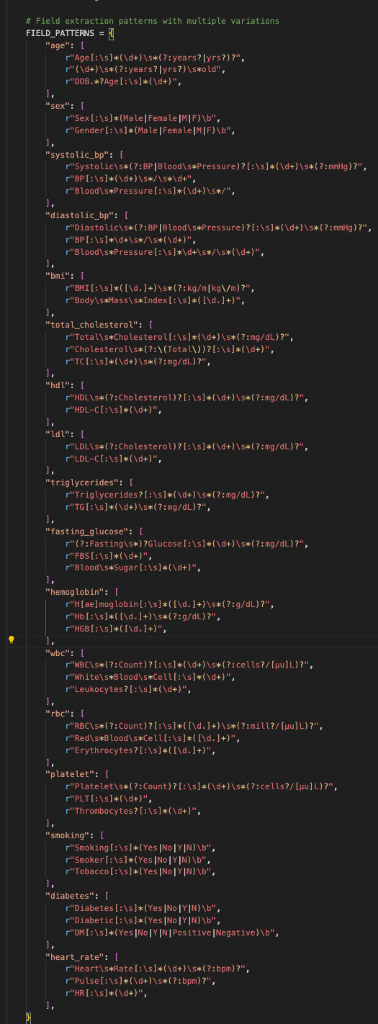
#> input picture Milestone_2/reports/code_field_patterns.png, 378 x 1024 px, found by its file name
$ python split_image_tool_41.py
#> lines starting #> are read from the running program, lines starting #| are printed output that depends on the picture
from PIL import Image
from pathlib import Path

base_dir = Path('/Users/prajanv/CardioDetect/Milestone_2/reports')
input_path = base_dir / 'code_field_patterns.png'
output1 = base_dir / 'code_field_patterns_left.png'
output2 = base_dir / 'code_field_patterns_right.png'

if input_path.exists():
    img = Image.open(input_path)
#> img is the input picture: PIL image 378x1024 RGBA; mean R, G, B, A 38.3, 35.3, 34.8, 255
    width, height = img.size
#> width = 378; height = 1024

    # Split vertically (top half vs bottom half)
    mid_point = height // 2
#> mid_point = 512

    # Top half
    img1 = img.crop((0, 0, width, mid_point))
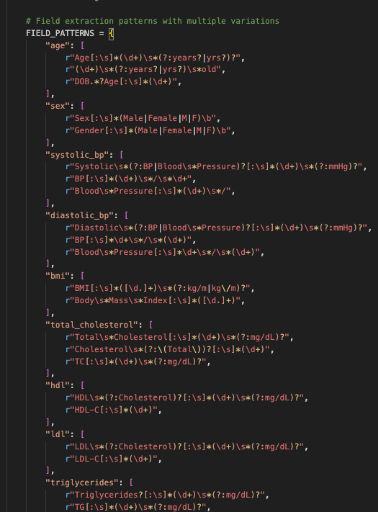
#> img1: PIL image 378x512 RGBA; mean R, G, B, A 38.5, 35.5, 34.9, 255
    img1.save(output1)

    # Bottom half
    img2 = img.crop((0, mid_point, width, height))
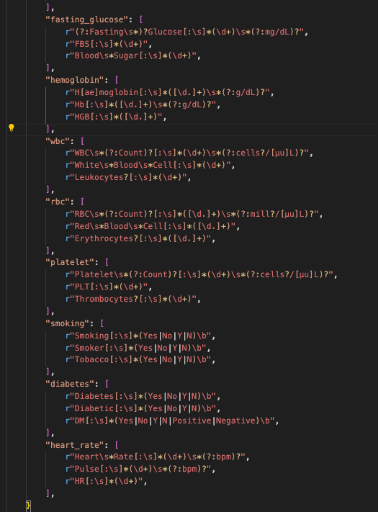
#> img2: PIL image 378x512 RGBA; mean R, G, B, A 38.1, 35, 34.7, 255
    img2.save(output2)

    print(f"Split image {input_path.name} ({width}x{height}) into:")
#| Split image code_field_patterns.png (378x1024) into:
    print(f"  {output1.name} ({img1.size})")
#|   code_field_patterns_left.png ((378, 512))
    print(f"  {output2.name} ({img2.size})")
#|   code_field_patterns_right.png ((378, 512))
else:
    print(f"Input file not found: {input_path}")

$ run again, with Milestone_2/reports/code_clinical_risk.png copied over Milestone_2/reports/code_field_patterns.png
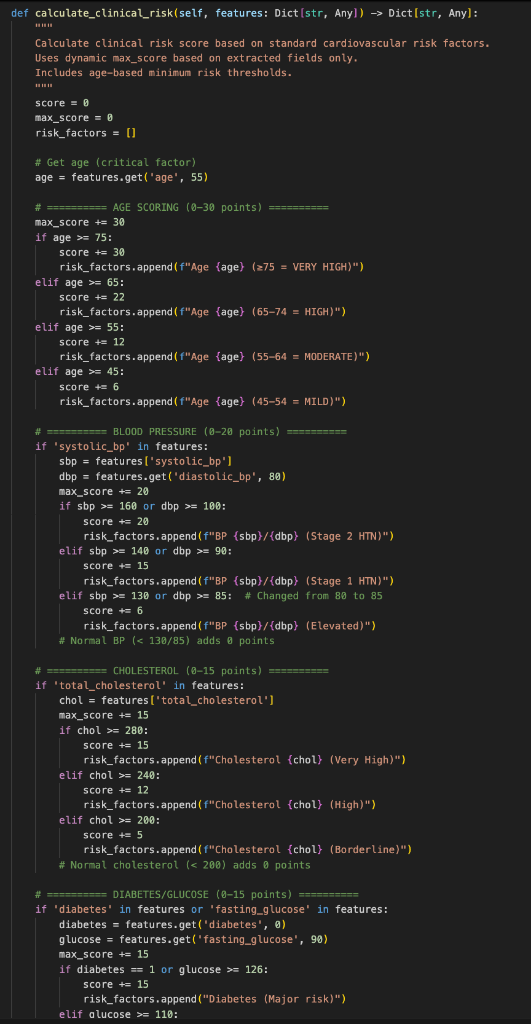
#> input picture Milestone_2/reports/code_clinical_risk.png, 531 x 1024 px, found by its file name
#> img is the input picture: PIL image 531x1024 RGBA; mean R, G, B, A 38, 37.5, 36.6, 255
#> `img1 = img.crop((0, 0, width, mid_point))`:
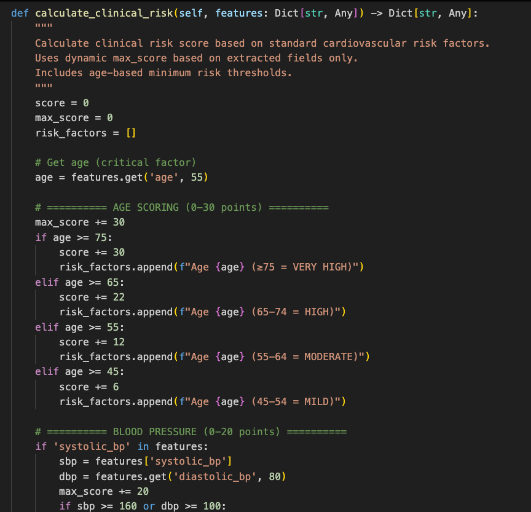
#> img1: PIL image 531x512 RGBA; mean R, G, B, A 37.6, 37, 36.1, 255
#> `img2 = img.crop((0, mid_point, width, height))`:
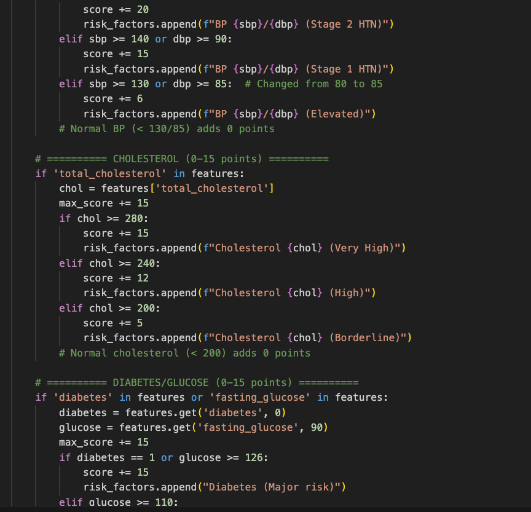
#> img2: PIL image 531x512 RGBA; mean R, G, B, A 38.4, 38.1, 37.1, 255
#| Split image code_field_patterns.png (531x1024) into:
#|   code_field_patterns_left.png ((531, 512))
#|   code_field_patterns_right.png ((531, 512))

$ run again, with Milestone_2/reports/code_extract_fields.png copied over Milestone_2/reports/code_field_patterns.png
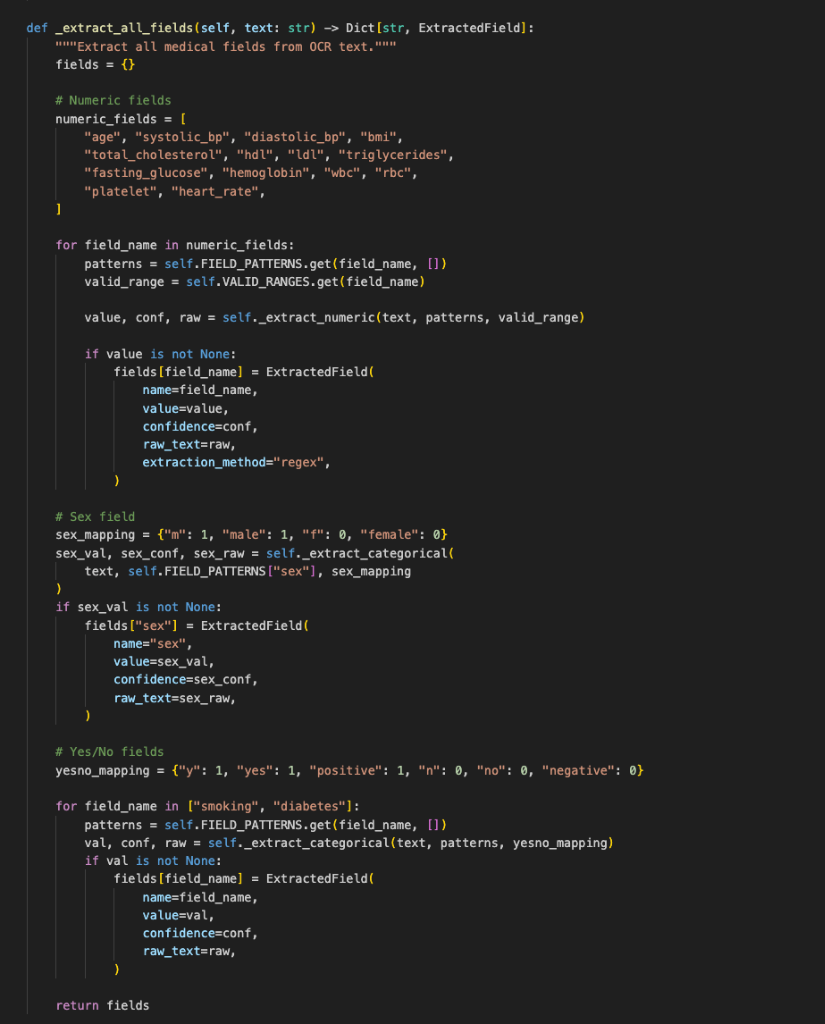
#> input picture Milestone_2/reports/code_extract_fields.png, 825 x 1024 px, found by its file name
#> img is the input picture: PIL image 825x1024 RGBA; mean R, G, B, A 36, 35.9, 35.7, 255
#> `img1 = img.crop((0, 0, width, mid_point))`:
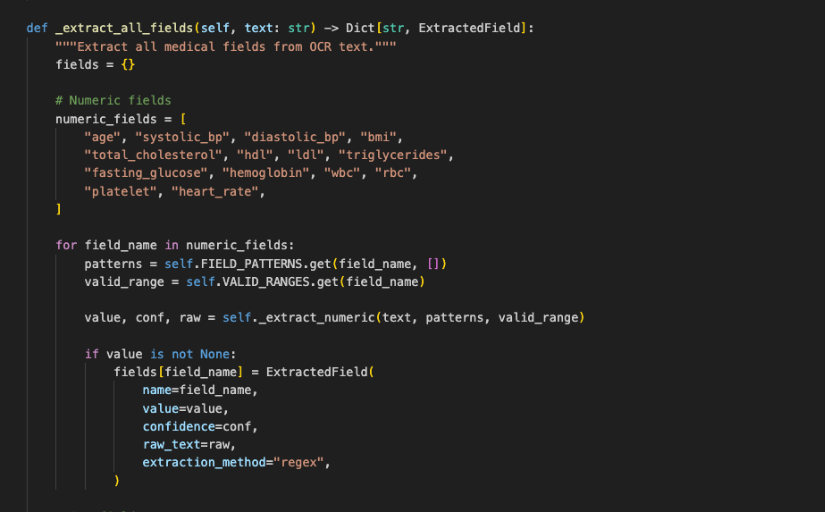
#> img1: PIL image 825x512 RGBA; mean R, G, B, A 36.1, 35.8, 35.6, 255
#> `img2 = img.crop((0, mid_point, width, height))`:
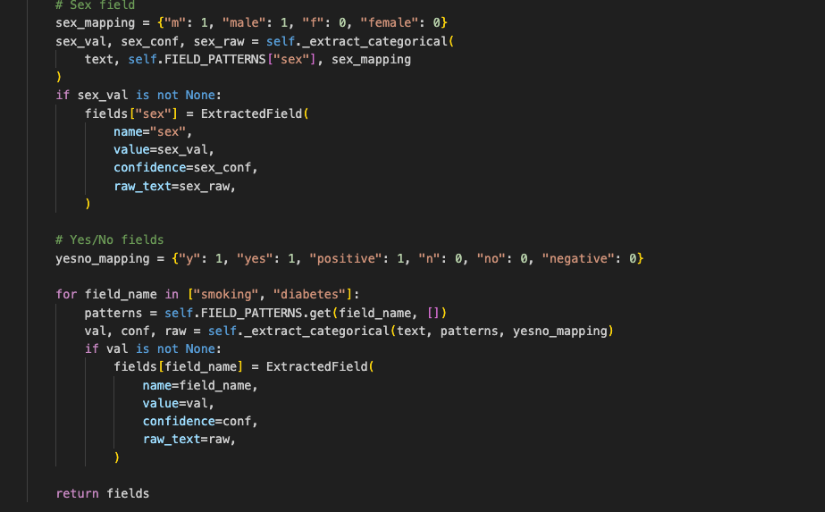
#> img2: PIL image 825x512 RGBA; mean R, G, B, A 36, 36, 35.9, 255
#| Split image code_field_patterns.png (825x1024) into:
#|   code_field_patterns_left.png ((825, 512))
#|   code_field_patterns_right.png ((825, 512))
